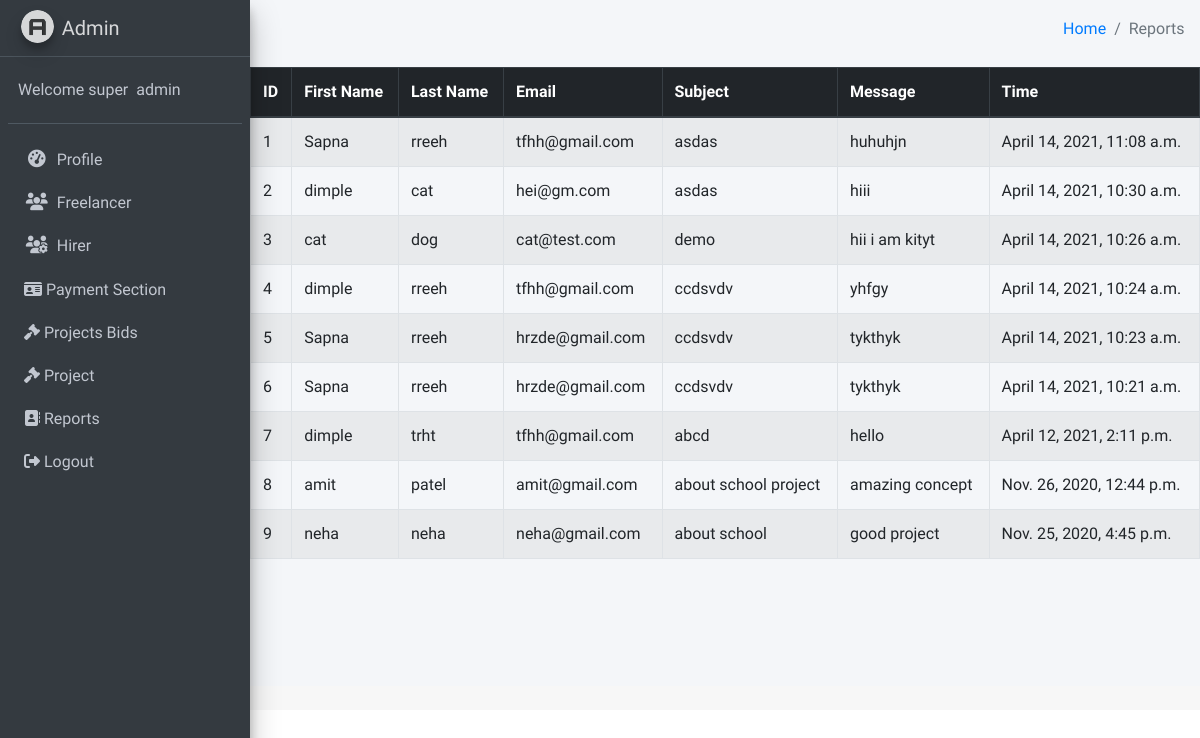
/admin1/reports (signed in), run on the app's committed database.
### hirer/models.py (models this page shows)
class comment(models.Model):
	id = models.AutoField
	fname = models.CharField(max_length=35, default="0")
	lname = models.CharField(max_length=35, default="0")
	email = models.CharField(max_length=35, default="0")
	subject	 = models.CharField(max_length=35, default="0")
	message = models.CharField(max_length=1000, default="0")
	create_at = models.DateTimeField(default=timezone.now)
	updated_at = models.DateTimeField(default=timezone.now)

### admin1/views.py (the view)
# urls.py: path('reports', views.reports),
def reports(request):
	if request.user.is_authenticated:
		check_status = profile.objects.filter(user_id=request.user).filter(is_login='admin1')
		if len(check_status) == 1:
			all_comment = comment.objects.all().order_by('-id')
			return render(request, 'admin1/reports.html', {'all_comment':all_comment})
		else:
			return render(request, 'admin1/login.html', {'error_login': "Please Check Credentials"})
	else:
		return redirect('/admin1/login')

### template/admin1/reports.html (shortened to what this page needs)
{% extends 'admin1/layout/master.html' %}
{% load static %}
{% block main %}
  <div class="content-wrapper" >
    <div class="content-header">
      <div class="container-fluid">
        <div class="row mb-2">
          <div class="col-sm-6">
          </div>
          <div class="col-sm-6">
            <ol class="breadcrumb float-sm-right">
              <li class="breadcrumb-item"><a href="/admin1/profile">Home</a></li>
              <li class="breadcrumb-item active">Reports</li>
            </ol>
          </div>
        </div>
      </div>
    </div>
           <table class="table table-striped table-bordered">
              <thead class="thead-dark">
                <tr>
                    <th>ID</th>
                    <th>First Name</th>
                    <th>Last Name</th>
                    <th>Email</th>
                    <th>Subject</th>
                    <th>Message</th>
                    <th>Time</th>
                </tr>
            </thead>
            <tbody>
                {% for x in all_comment %}
                <tr>
                    <td>{{forloop.counter}}</td>
                    <td>{{x.fname}}</td>
                    <td>{{x.lname}}</td>
                    <td>{{x.email}}</td>
                    <td>{{x.subject}}</td>
                    <td>{{x.message}}</td>
                    <td>{{x.create_at}}</td>
                </tr>
                {% endfor %}
            </tbody>
            </table>
        </div>
        <div class="card-footer clearfix">
              </div>
    </div>
{% endblock %}

### template/admin1/layout/master.html (shortened to what this page needs)
{% load static %}
<!DOCTYPE html>
<html>
<head>
  <link rel="stylesheet" href="{% static 'js/jquery-jvectormap.css' %}">
  <link rel="stylesheet" href="{% static 'plugins/fontawesome-free/css/all.min.css' %}">
  <link rel="stylesheet" href="{% static 'https://code.ionicframework.com/ionicons/2.0.1/css/ionicons.min.css' %}">
  <link rel="stylesheet" href="{% static 'plugins/tempusdominus-bootstrap-4/css/tempusdominus-bootstrap-4.min.css' %}">
  <link rel="stylesheet" href="{% static 'plugins/icheck-bootstrap/icheck-bootstrap.min.css' %}">
  <link rel="stylesheet" href="{% static 'plugins/jqvmap/jqvmap.min.css' %}">
<link rel="stylesheet" href="{% static 'css/adminlte.min.css' %}">
  <link rel="stylesheet" href="{% static 'plugins/overlayScrollbars/css/OverlayScrollbars.min.css' %}">
  <link rel="stylesheet" href="{% static 'plugins/daterangepicker/daterangepicker.css' %}">
  <link rel="stylesheet" href="{% static 'plugins/summernote/summernote-bs4.css' %}">
</head>
<body class="hold-transition sidebar-mini layout-fixed">
<div class="wrapper">
  <aside class="main-sidebar sidebar-dark-primary elevation-4">
    <a href="index3.html" class="brand-link">
      <img src="{% static 'images/AdminLTELogo.png' %}" alt="AdminLTE Logo" class="brand-image img-circle elevation-3"
           style="opacity: .8">
      <span class="brand-text font-weight-light">Admin</span>
    </a>
    <div class="sidebar">
      <div class="user-panel mt-3 pb-3 mb-3 d-flex">
        <div class="info">
          <a href="#" class="d-block">Welcome {{request.user.first_name}}&nbsp;&nbsp;{{request.user.last_name}}</a>
        </div>
      </div>
      <nav class="mt-2">
        <ul class="nav nav-pills nav-sidebar flex-column" data-widget="treeview" role="menu" data-accordion="false">
          <li class="nav-item has-treeview">
            <a href="/admin1/profile" class="nav-link">
              <i class="nav-icon fas fa-tachometer-alt"></i>
              <p>
                Profile
              </p>
            </a>
          </li>
          <li class="nav-item">
            <a href="/admin1/freelancer" class="nav-link">
              <i class="nav-icon fa fa-users"></i>
              <p>Freelancer</p>
            </a>
          </li>
          <li class="nav-item has-treeview">
            <a href="/admin1/hirer" class="nav-link">
              <i class="nav-icon fa fa-users-cog"></i>
              <p>Hirer
              </p>
            </a>
          </li>
          <li class="nav-item has-treeview">
            <a href="/admin1/paymentsection" class="nav-link">
              <i class="fa fa-id-card" aria-hidden="true"></i>
               <p>Payment Section</p>
            </a>
          </li>
          <li class="nav-item has-treeview">
            <a href="/admin1/projectbids" class="nav-link">
              <i class="fa fa-gavel" aria-hidden="true"></i>
               <p>Projects Bids</p>
            </a>
          </li>
          <li class="nav-item has-treeview">
            <a href="/admin1/Project" class="nav-link">
              <i class="fa fa-gavel" aria-hidden="true"></i>
               <p>Project</p>
            </a>
          </li>
          <li class="nav-item has-treeview">
            <a href="/admin1/reports" class="nav-link">
              <i class="fa fa-address-book" aria-hidden="true"></i>
               <p>Reports</p>
               </a>
          </li>
           <li class="nav-item has-treeview">
            <a href="/admin1/logout" class="nav-link">
              <i class="fa fa-sign-out-alt" aria-hidden="true"></i>
               <p>
               Logout</p>
            </a>
          </li>
      </nav>
    </div>
  </aside>
{% block main %} {% endblock %}

### data on the page
comment: fname "Sapna", lname "rreeh", email "tfhh@gmail.com", subject "asdas", message "huhuhjn", create_at "April 14, 2021, 11:08 a.m."
comment: fname "dimple", lname "cat", email "hei@gm.com", subject "asdas", message "hiii", create_at "April 14, 2021, 10:30 a.m."
comment: fname "cat", lname "dog", email "cat@test.com", subject "demo", message "hii i am kityt", create_at "April 14, 2021, 10:26 a.m."
comment: fname "dimple", lname "rreeh", email "tfhh@gmail.com", subject "ccdsvdv", message "yhfgy", create_at "April 14, 2021, 10:24 a.m."
comment: fname "Sapna", lname "rreeh", email "hrzde@gmail.com", subject "ccdsvdv", message "tykthyk", create_at "April 14, 2021, 10:23 a.m."
comment: fname "Sapna", lname "rreeh", email "hrzde@gmail.com", subject "ccdsvdv", message "tykthyk", create_at "April 14, 2021, 10:21 a.m."
comment: fname "dimple", lname "trht", email "tfhh@gmail.com", subject "abcd", message "hello", create_at "April 12, 2021, 2:11 p.m."
comment: fname "amit", lname "patel", email "amit@gmail.com", subject "about school project", message "amazing concept", create_at "Nov. 26, 2020, 12:44 p.m."
comment: fname "neha", lname "neha", email "neha@gmail.com", subject "about school", message "good project", create_at "Nov. 25, 2020, 4:45 p.m."

### other printed values
{{ request.user.first_name }} "super"
{{ request.user.last_name }} "admin"
